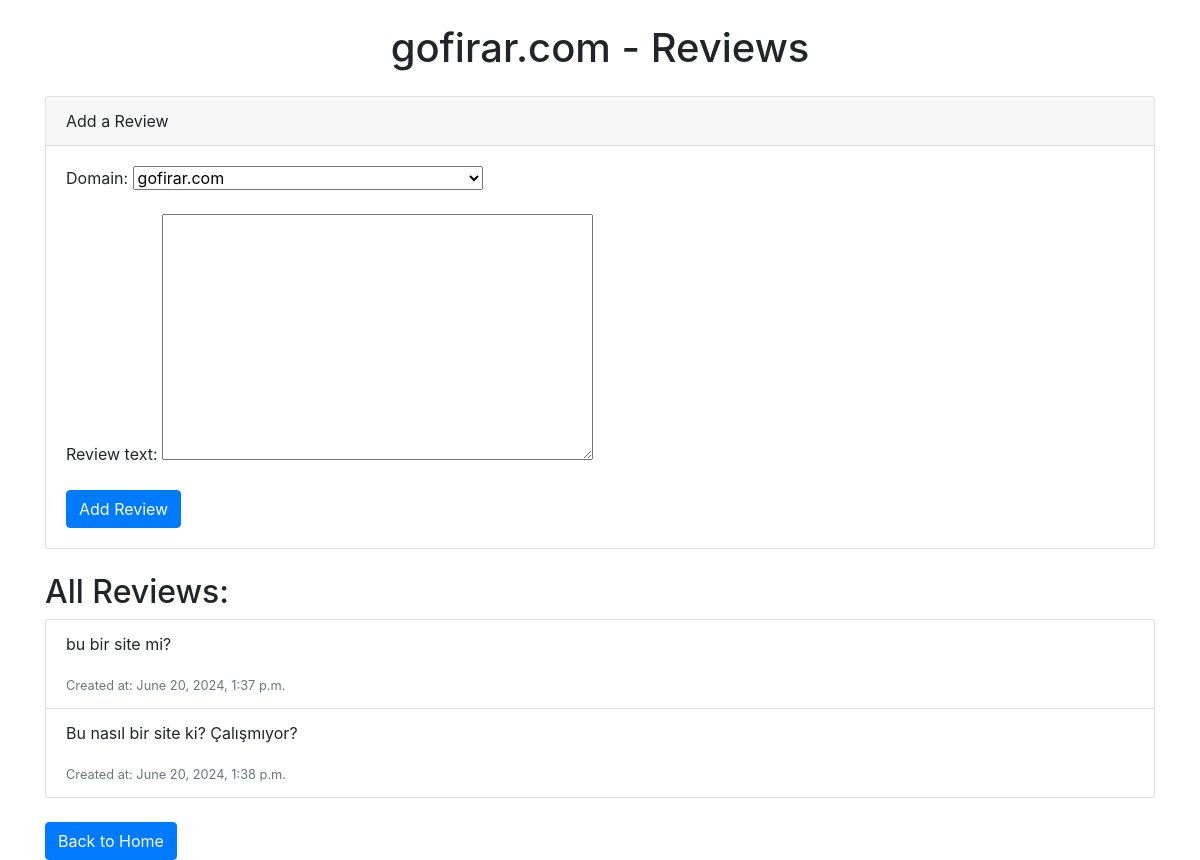
The app's page /domain/1/ with its own data.
### reviews/models.py (models this page shows, shortened)
class Domain(models.Model):
    name = models.CharField(max_length=255, unique=True)
    def __str__(self):
        return self.name

class Review(models.Model):
    domain = models.ForeignKey(Domain, related_name='reviews', on_delete=models.CASCADE)
    review_text = models.TextField()
    created_at = models.DateTimeField(auto_now_add=True)

### reviews/views.py (the view)
# urls.py: path('domain/<int:domain_id>/', views.domain_detail, name='domain_detail'),
def domain_detail(request, domain_id):
    domain = Domain.objects.get(id=domain_id)
    reviews = domain.reviews.all()
    if request.method == 'POST':
        review_form = ReviewForm(request.POST)
        if review_form.is_valid():
            review_form.save()
            return redirect('domain_detail', domain_id=domain.id)
    else:
        review_form = ReviewForm(initial={'domain': domain})
    return render(request, 'reviews/domain_detail.html', {
        'domain': domain,
        'reviews': reviews,
        'review_form': review_form
    })

### reviews/forms.py
class ReviewForm(forms.ModelForm):
    class Meta:
        model = Review
        fields = ['domain', 'review_text']

### reviews/templates/reviews/domain_detail.html (shortened to what this page needs)
<!DOCTYPE html>
<html>
<head>
    <link href="https://stackpath.bootstrapcdn.com/bootstrap/4.5.2/css/bootstrap.min.css" rel="stylesheet">
</head>
<body>
    <div class="container">
        <h1 class="mt-4 text-center">{{ domain.name }} - Reviews</h1>
        <div class="card mt-4">
            <div class="card-header">
                Add a Review
            </div>
            <div class="card-body">
                <form method="post">
                    {{ review_form.as_p }}
                    <button type="submit" class="btn btn-primary">Add Review</button>
                </form>
            </div>
        </div>
        <div class="mt-4">
            <h2>All Reviews:</h2>
            <ul class="list-group">
                {% for review in reviews %}
                    <li class="list-group-item">
                        <p>{{ review.review_text }}</p>
                        <small class="text-muted">Created at: {{ review.created_at }}</small>
                    </li>
                {% endfor %}
            </ul>
        </div>
        <div class="mt-4">
            <a href="{% url 'home' %}" class="btn btn-primary">Back to Home</a>
        </div>
    </div>
</body>
</html>

### records on screen
Domain: name "gofirar.com"
Review: review_text "bu bir site mi?", created_at "June 20, 2024, 1:37 p.m."
Review: review_text "Bu nasıl bir site ki? Çalışmıyor?", created_at "June 20, 2024, 1:38 p.m."
